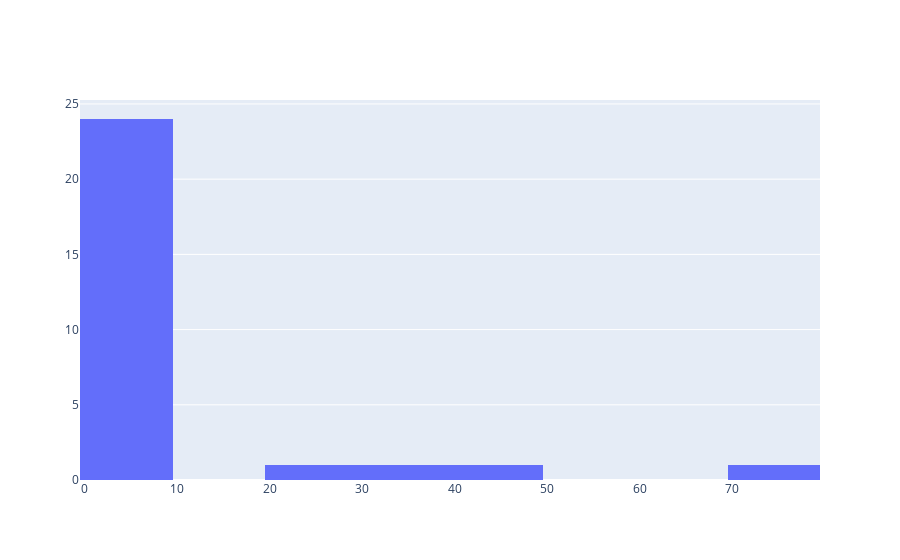

Notebook source saved alongside this figure:
### Code cell
fig = go.Figure(data = [go.Histogram(x=x)])
fig.show()

### Figure 1 — Plotly figure (JSON) as saved in the notebook; plotly's stock layout.template omitted (floating-point values rounded to 4 significant figures)
{"data": [{"type": "histogram", "x": [1, 2, 3, 3, 4, 4, 5, 5, 6, 6, 7, 78, 9, 9, 0, 8, 9, 8, 7, 6, 5, 1, 2, 2, 23, 34, 45, 5]}], "layout": {"autosize": true, "xaxis": {"autorange": true, "range": [-0.5, 79.5], "type": "linear"}, "yaxis": {"autorange": true, "range": [0, 25.26]}}}
